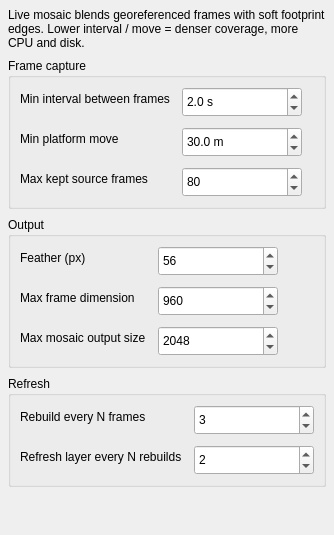
     <widget class="QWidget" name="tabMosaic">
      <attribute name="title">
       <string>Mosaic</string>
      </attribute>
      <layout class="QVBoxLayout" name="verticalLayoutMosaic">
       <property name="leftMargin">
        <number>8</number>
       </property>
       <property name="topMargin">
        <number>8</number>
       </property>
       <property name="rightMargin">
        <number>8</number>
       </property>
       <property name="bottomMargin">
        <number>8</number>
       </property>
       <property name="spacing">
        <number>8</number>
       </property>
       <item>
        <widget class="QLabel" name="lbl_mosaicHelp">
         <property name="text">
          <string>Live mosaic blends georeferenced frames with soft footprint edges. Lower interval / move = denser coverage, more CPU and disk.</string>
         </property>
         <property name="wordWrap">
          <bool>true</bool>
         </property>
        </widget>
       </item>
       <item>
        <widget class="QGroupBox" name="grp_mosaicCapture">
         <property name="title">
          <string>Frame capture</string>
         </property>
         <layout class="QFormLayout" name="formMosaicCapture">
          <property name="fieldGrowthPolicy">
           <enum>QFormLayout::ExpandingFieldsGrow</enum>
          </property>
          <property name="horizontalSpacing">
           <number>12</number>
          </property>
          <property name="verticalSpacing">
           <number>10</number>
          </property>
          <property name="labelAlignment">
           <set>Qt::AlignLeading|Qt::AlignLeft|Qt::AlignVCenter</set>
          </property>
          <item row="0" column="0">
           <widget class="QLabel" name="lblMosaicInterval">
            <property name="text">
             <string>Min interval between frames</string>
            </property>
           </widget>
          </item>
          <item row="0" column="1">
           <widget class="QDoubleSpinBox" name="dsb_mosaicInterval">
            <property name="minimumSize">
             <size>
              <width>120</width>
              <height>30</height>
             </size>
            </property>
            <property name="suffix">
             <string> s</string>
            </property>
            <property name="decimals">
             <number>1</number>
            </property>
            <property name="minimum">
             <double>0.200000000000000</double>
            </property>
            <property name="maximum">
             <double>60.000000000000000</double>
            </property>
            <property name="singleStep">
             <double>0.500000000000000</double>
            </property>
            <property name="value">
             <double>2.000000000000000</double>
            </property>
           </widget>
          </item>
          <item row="1" column="0">
           <widget class="QLabel" name="lblMosaicMove">
            <property name="text">
             <string>Min platform move</string>
            </property>
           </widget>
          </item>
          <item row="1" column="1">
           <widget class="QDoubleSpinBox" name="dsb_mosaicMove">
            <property name="minimumSize">
             <size>
              <width>120</width>
              <height>30</height>
             </size>
            </property>
            <property name="suffix">
             <string> m</string>
            </property>
            <property name="decimals">
             <number>1</number>
            </property>
            <property name="minimum">
             <double>1.000000000000000</double>
            </property>
            <property name="maximum">
             <double>5000.000000000000000</double>
            </property>
            <property name="value">
             <double>30.000000000000000</double>
            </property>
           </widget>
          </item>
          <item row="2" column="0">
           <widget class="QLabel" name="lblMosaicKept">
            <property name="text">
             <string>Max kept source frames</string>
            </property>
           </widget>
          </item>
          <item row="2" column="1">
           <widget class="QSpinBox" name="sb_mosaicKept">
            <property name="minimumSize">
             <size>
              <width>120</width>
              <height>30</height>
             </size>
            </property>
            <property name="minimum">
             <number>10</number>
            </property>
            <property name="maximum">
             <number>500</number>
            </property>
            <property name="value">
             <number>80</number>
            </property>
           </widget>
          </item>
         </layout>
        </widget>
       </item>
       <item>
        <widget class="QGroupBox" name="grp_mosaicOutput">
         <property name="title">
          <string>Output</string>
         </property>
         <layout class="QFormLayout" name="formMosaicOutput">
          <property name="fieldGrowthPolicy">
           <enum>QFormLayout::ExpandingFieldsGrow</enum>
          </property>
          <property name="horizontalSpacing">
           <number>12</number>
          </property>
          <property name="verticalSpacing">
           <number>10</number>
          </property>
          <property name="labelAlignment">
           <set>Qt::AlignLeading|Qt::AlignLeft|Qt::AlignVCenter</set>
          </property>
          <item row="0" column="0">
           <widget class="QLabel" name="lblMosaicFeather">
            <property name="text">
             <string>Feather (px)</string>
            </property>
           </widget>
          </item>
          <item row="0" column="1">
           <widget class="QSpinBox" name="sb_mosaicFeather">
            <property name="minimumSize">
             <size>
              <width>120</width>
              <height>30</height>
             </size>
            </property>
            <property name="minimum">
             <number>8</number>
            </property>
            <property name="maximum">
             <number>256</number>
            </property>
            <property name="value">
             <number>56</number>
            </property>
           </widget>
          </item>
          <item row="1" column="0">
           <widget class="QLabel" name="lblMosaicMaxDim">
            <property name="text">
             <string>Max frame dimension</string>
            </property>
           </widget>
          </item>
          <item row="1" column="1">
           <widget class="QSpinBox" name="sb_mosaicMaxDim">
            <property name="minimumSize">
             <size>
              <width>120</width>
              <height>30</height>
             </size>
            </property>
            <property name="minimum">
             <number>256</number>
            </property>
            <property name="maximum">
             <number>4096</number>
            </property>
            <property name="value">
             <number>960</number>
            </property>
           </widget>
          </item>
          <item row="2" column="0">
           <widget class="QLabel" name="lblMosaicOutput">
            <property name="text">
             <string>Max mosaic output size</string>
            </property>
           </widget>
          </item>
          <item row="2" column="1">
           <widget class="QSpinBox" name="sb_mosaicOutput">
            <property name="minimumSize">
             <size>
              <width>120</width>
              <height>30</height>
             </size>
            </property>
            <property name="minimum">
             <number>512</number>
            </property>
            <property name="maximum">
             <number>8192</number>
            </property>
            <property name="value">
             <number>2048</number>
            </property>
           </widget>
          </item>
         </layout>
        </widget>
       </item>
       <item>
        <widget class="QGroupBox" name="grp_mosaicRefresh">
         <property name="title">
          <string>Refresh</string>
         </property>
         <layout class="QFormLayout" name="formMosaicRefresh">
          <property name="fieldGrowthPolicy">
           <enum>QFormLayout::ExpandingFieldsGrow</enum>
          </property>
          <property name="horizontalSpacing">
           <number>12</number>
          </property>
          <property name="verticalSpacing">
           <number>10</number>
          </property>
          <property name="labelAlignment">
           <set>Qt::AlignLeading|Qt::AlignLeft|Qt::AlignVCenter</set>
          </property>
          <item row="0" column="0">
           <widget class="QLabel" name="lblMosaicRefresh">
            <property name="text">
             <string>Rebuild every N frames</string>
            </property>
           </widget>
          </item>
          <item row="0" column="1">
           <widget class="QSpinBox" name="sb_mosaicRefresh">
            <property name="minimumSize">
             <size>
              <width>120</width>
              <height>30</height>
             </size>
            </property>
            <property name="minimum">
             <number>1</number>
            </property>
            <property name="maximum">
             <number>50</number>
            </property>
            <property name="value">
             <number>3</number>
            </property>
           </widget>
          </item>
          <item row="1" column="0">
           <widget class="QLabel" name="lblMosaicDisplay">
            <property name="text">
             <string>Refresh layer every N rebuilds</string>
            </property>
           </widget>
          </item>
          <item row="1" column="1">
           <widget class="QSpinBox" name="sb_mosaicDisplay">
            <property name="minimumSize">
             <size>
              <width>120</width>
              <height>30</height>
             </size>
            </property>
            <property name="minimum">
             <number>1</number>
            </property>
            <property name="maximum">
             <number>50</number>
            </property>
            <property name="value">
             <number>2</number>
            </property>
           </widget>
          </item>
         </layout>
        </widget>
       </item>
       <item>
        <spacer name="verticalSpacerMosaic">
         <property name="orientation">
          <enum>Qt::Vertical</enum>
         </property>
         <property name="sizeHint" stdset="0">
          <size>
           <width>20</width>
           <height>40</height>
          </size>
         </property>
        </spacer>
       </item>
      </layout>
     </widget>
